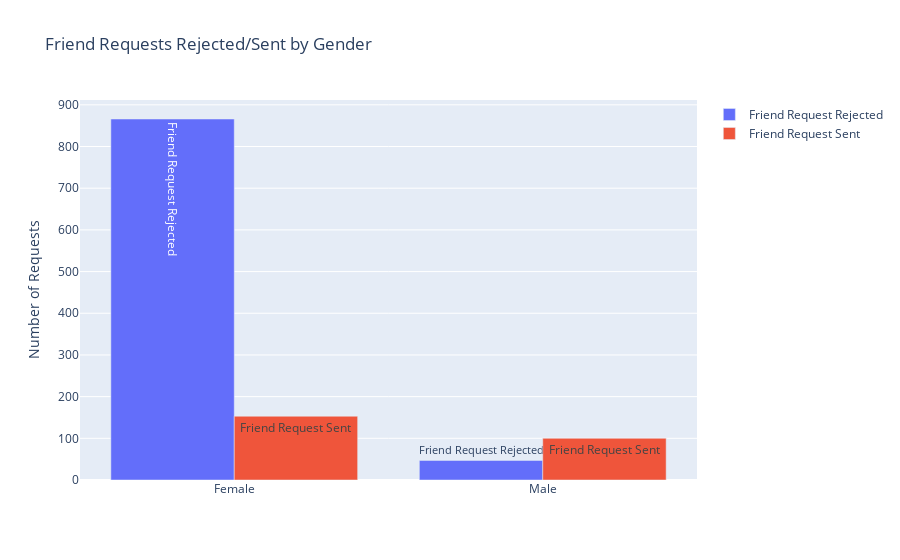

Notebook code for this chart:
### Code cell
labels = ['Female','Male']
x = np.arange(len(labels))  # the label locations


fig4 = go.Figure(
    data=[
        go.Bar(
            name="Friend Request Rejected",
            x=labels,
            y= [Final_female_r,Final_male_r],
            text= 'Friend Request Rejected'
           
        ),
        go.Bar(
            name="Friend Request Sent",
            x=labels,
            y= [Final_female_s,Final_male_s],
            text= 'Friend Request Sent'
           
        ),
    ],
    layout=go.Layout(
        title="Friend Requests Rejected/Sent by Gender",
        yaxis_title="Number of Requests"
    )
)
fig4.show()

### Figure 1 — Plotly figure (JSON) as saved in the notebook; plotly's stock layout.template omitted (floating-point values rounded to 4 significant figures)
{"data": [{"name": "Friend Request Rejected", "text": "Friend Request Rejected", "type": "bar", "x": ["Female", "Male"], "y": [866, 47]}, {"name": "Friend Request Sent", "text": "Friend Request Sent", "type": "bar", "x": ["Female", "Male"], "y": [153, 100]}], "layout": {"title": {"text": "Friend Requests Rejected/Sent by Gender"}, "yaxis": {"title": {"text": "Number of Requests"}}}}
